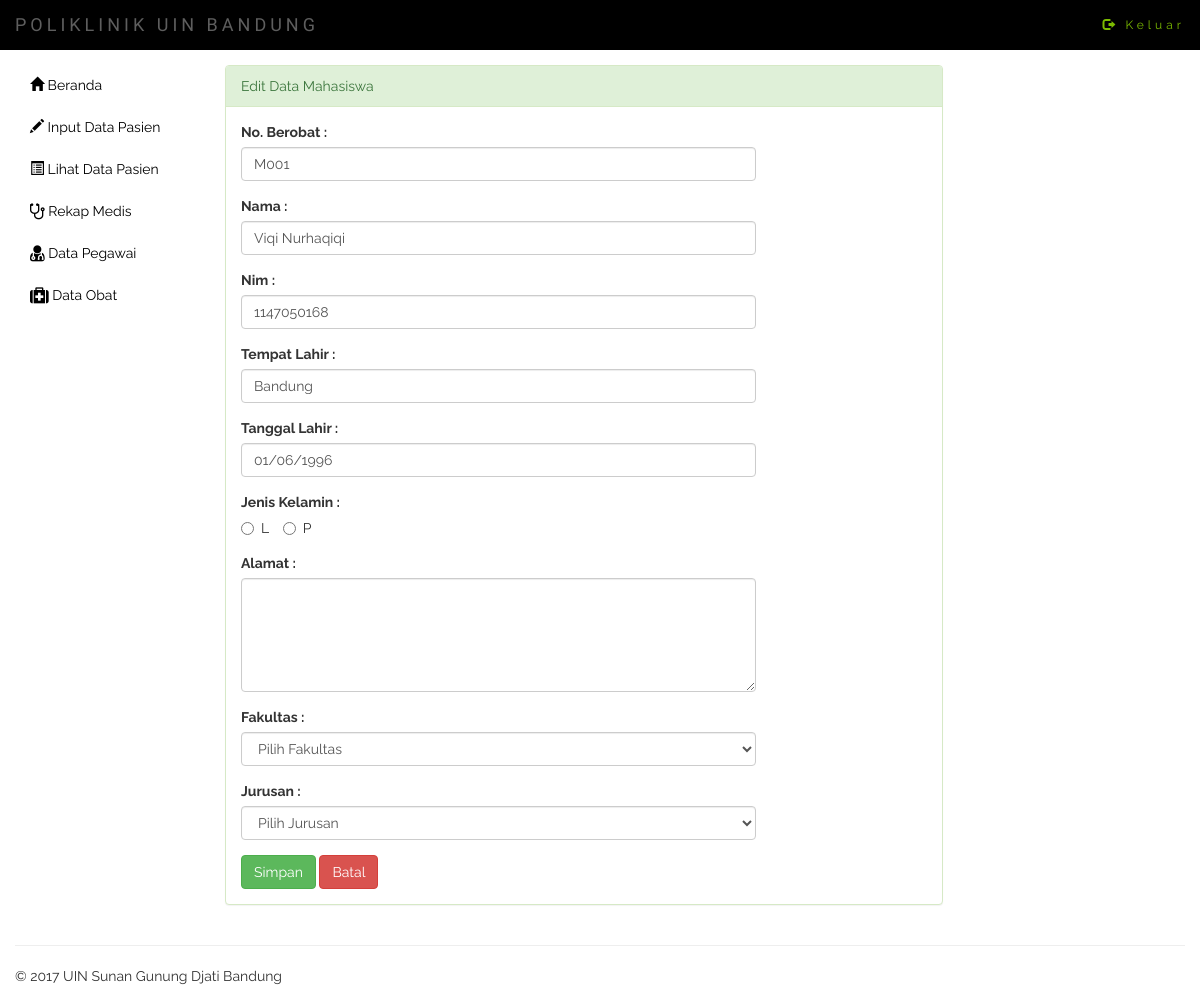
/edit_datamhs.php?kode=M001, run on the app's committed database.
### tables this page shows
CREATE TABLE `mahasiswa` (
  `id` int(20) NOT NULL,
  `kode` varchar(50) NOT NULL DEFAULT '0',
  `nama` varchar(50) NOT NULL DEFAULT '0',
  `nim` varchar(50) NOT NULL DEFAULT '0',
  `tmp_lahir` varchar(50) NOT NULL DEFAULT '0',
  `tgl_lahir` varchar(50) NOT NULL DEFAULT '0',
  `alamat` text NOT NULL,
  `fakultas` char(50) NOT NULL DEFAULT '0',
  `jurusan` char(50) NOT NULL DEFAULT '0',
  `jk` enum('L','P') NOT NULL
);

### edit_datamhs.php (the view, shortened to what this page needs)
<!DOCTYPE html>
<html lang="en">
  <head>
    <link rel="stylesheet" href="https://cdnjs.cloudflare.com/ajax/libs/font-awesome/4.7.0/css/font-awesome.min.css">
    <link href="assets/css/bootstrap.min.css" rel="stylesheet">
    <link rel="stylesheet" href="assets/css/styleadmin.css">
    <link href="assets/css/jquery-ui.min.css" rel="stylesheet">
  </head>
  <body id="myPage" data-spy="scroll" data-target=".navbar" data-offset="60">
     <nav class="navbar navbar-default navbar-static-top">
        <div class="container-fluid">
            <div class="navbar-header">
                <a class="navbar-brand" href="#">
                    POLIKLINIK UIN BANDUNG
                </a>
            </div>
            <div class="collapse navbar-collapse" id="bs-example-navbar-collapse-1">
                <ul class="nav navbar-nav navbar-right">
                    <li><a href="logout.php" target=""><span class="glyphicon glyphicon-log-out"></span> Keluar</a></li>
                </ul>
                </div>
            </div>
        </nav>
        <div class="container-fluid main-container">
            <div class="col-md-2 sidebar">
                <ul class="nav nav-pills nav-stacked">
                    <li><a href="admin.php"><span class="glyphicon glyphicon-home"></span> Beranda</a></li>
                    <li><a href="input_data.php"><span class="glyphicon glyphicon-pencil"></span> Input Data Pasien</a></li>
                    <li><a href="lihat_data.php"><span class="glyphicon glyphicon-list-alt"></span> Lihat Data Pasien</a></li>
                    <li><a href="data_rekap.php"><i class="fa fa-stethoscope fa-lg"></i> Rekap Medis</a></li>
                    <li><a href="kelolapegawai.php"><i class="fa fa-user-md fa-lg"></i> Data Pegawai</a></li>
                    <li><a href="data_obat.php"><i class="fa fa-medkit fa-lg"></i> Data Obat</a></li>
                </ul>
            </div>
            <div class="col-md-10 content">
                <div class="panel panel-success" style="width: 76%;">
                  <div class="panel-heading">
                    Edit Data Mahasiswa
                  </div>
                  <div class="panel-body">
                            <?php
                                include "db/koneksi.php";
                                $kode = $_GET['kode'];
                                $q = $pdo->prepare("select * from mahasiswa where kode = '$kode'");
                                $q->execute();
                                $q->setFetchMode(PDO::FETCH_OBJ);
                                foreach ($q as $k => $v) {
                             ?>
                                <form action="e_datamhs.php" method="POST">
                                    <div class="form-group">
                                        <label for="kode">No. Berobat : </label>
                                        <input type="text" class="form-control" id="kode" style="width: 75%;" value="<?php echo $v->kode ?>" name="kode">
                                    </div>
                                    <div class="form-group">
                                        <label for="nama_mhs">Nama : </label>
                                        <input type="text" class="form-control" id="nama" style="width: 75%;" value="<?php echo $v->nama ?>" name="nama">
                                    </div>
                                    <div class="form-group">
                                        <label for="nim">Nim : </label>
                                        <input type="text" class="form-control" id="nim" style="width: 75%;" value="<?php echo $v->nim ?>" name="nim">
                                    </div>
                                    <div class="form-group">
                                        <label for="tmp_lahir">Tempat Lahir : </label>
                                        <input type="text" class="form-control" id="tmp_lahir" style="width: 75%;" value="<?php echo $v->tmp_lahir ?>" name="tmp_lahir">
                                    </div>
                                    <div class="form-group">
                                        <label for="tgl_lahir">Tanggal Lahir : </label>
                                        <input type="text" class="form-control" id="datepicker" style="width: 75%;" value="<?php echo $v->tgl_lahir ?>" name="tgl_lahir">
                                    </div>
                                    <div class="form-group">
                                        <label for="jk">Jenis Kelamin :</label><br>
                                        <label class="radio-inline">
                                          <input type="radio" name="jk" value="L">L
                                        </label>
                                        <label class="radio-inline">
                                          <input type="radio" name="jk" value="P">P
                                        </label>
                                    </div>
                                    <div class="form-group">
                                        <label for="alamat">Alamat :</label>
                                        <textarea class="form-control" id="alamat" value="<?php echo $v->alamat ?>" name="alamat" rows="5" style="width: 75%;"></textarea>
                                    </div>
                                    <div class="form-group">
                                        <label for="fakultas_mhs">Fakultas :</label>
                                        <select class="form-control" id="provinsi" name="provinsi"  style="width: 75%;">
                                          <option>Pilih Fakultas</option>
                                        </select>
                                    </div>
                                    <div class="form-group">
                                        <label for="jurusan_mhs">Jurusan :</label>
                                        <select class="form-control" id="kota" name="kota" style="width: 75%;">
                                          <option>Pilih Jurusan</option>
                                        </select>
                                    </div>
                                    <button class="btn btn-success" type="submit">Simpan</button>
                                    <button class="btn btn-danger">Batal</button>
                                    <?php } ?>
                                </form>
                  </div>
                </div>
            </div>
            <footer class="pull-left footer">
                <p class="col-md-12">
                    <hr class="divider">
                    &COPY; 2017 UIN Sunan Gunung Djati Bandung
                </p>
            </footer>
        </div>
  </body>
</html>

### assets/css/styleadmin.css (style rules this page uses)
body { font-family: 'Raleway', sans-serif; }
.navbar { background-color: #000; border: 0; font-size: 12px !important; letter-spacing: 4px; }
.navbar li a { color: #7CBB00 !important; font-family: 'Raleway', sans-serif; }
.navbar .navbar-brand { color: #7CBB00; font-family: 'Francois One', sans-serif; }
.sidebar { padding-left: 0; }
.sidebar li a { color: #000 !important; }
.main-container { background: #FFF; padding-top: 15px; margin-top: -20px; }
.footer { width: 100%; }

### data on the page
mahasiswa: kode "M001", nama "Viqi Nurhaqiqi", nim "1147050168", tmp_lahir "Bandung", tgl_lahir "01/06/1996"
